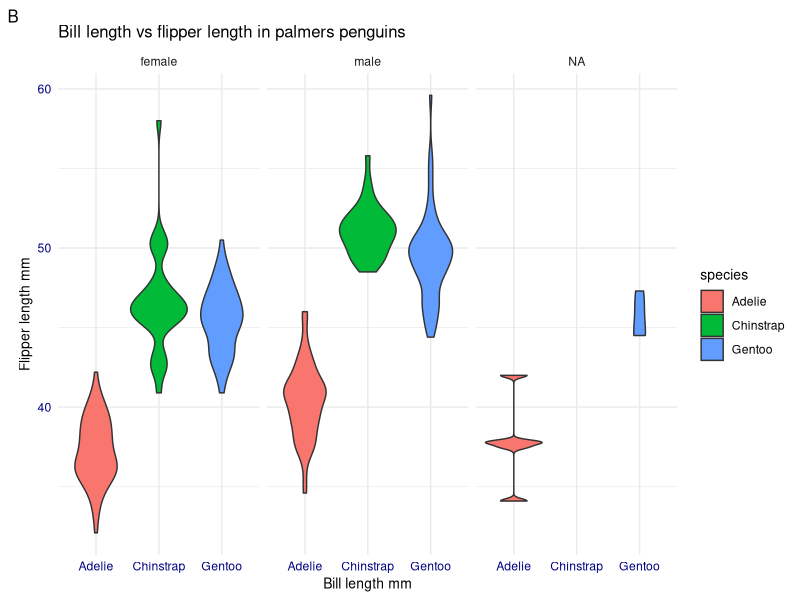
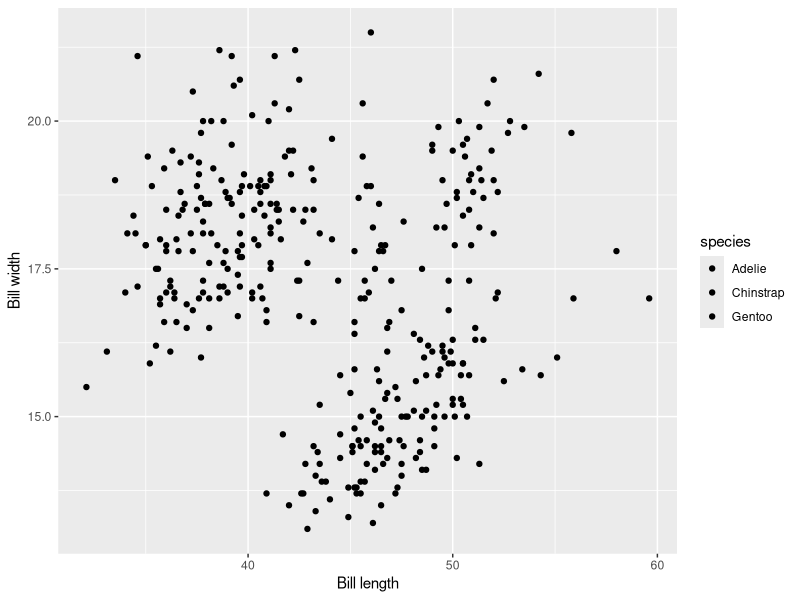
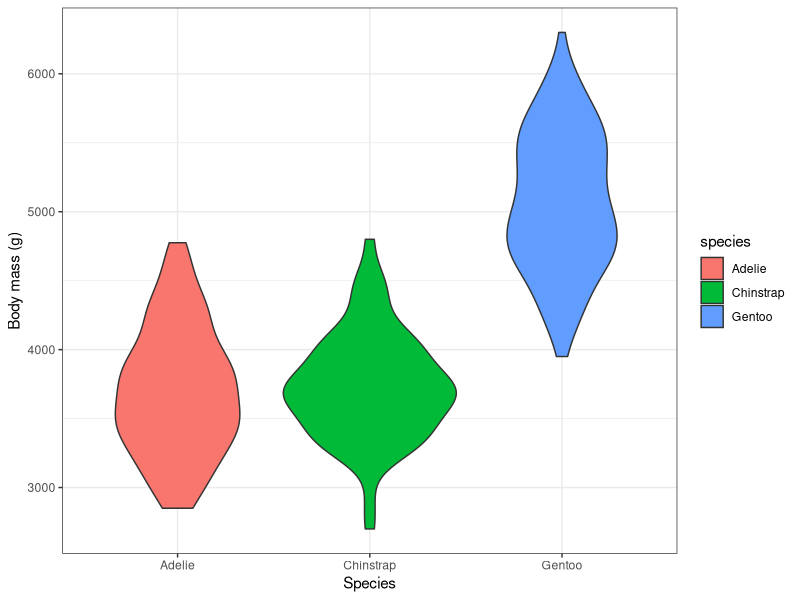
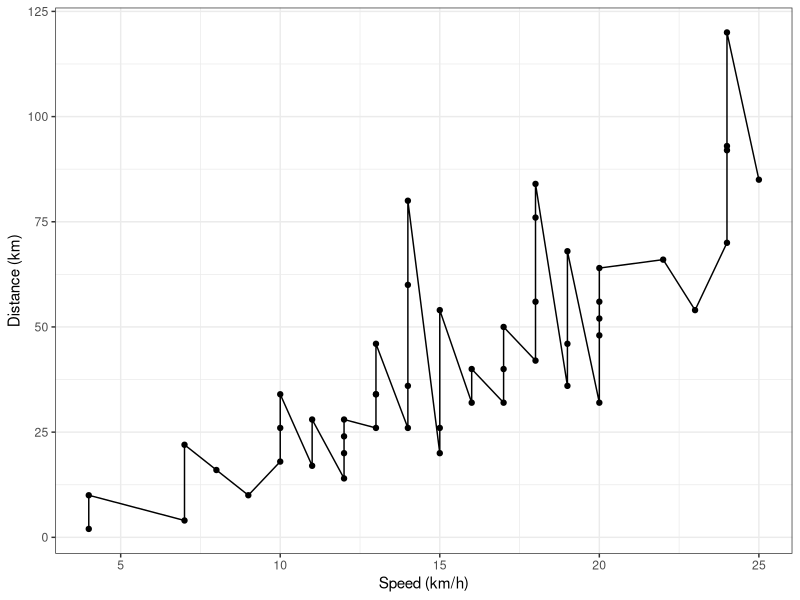

Source code (R) for these figures, in order:
library(palmerpenguins)
library(tidyverse)
ggplot(penguins, aes(x = species, y = bill_length_mm, fill = species)) + 
  geom_violin() + 
  scale_color_viridis_d() +
  labs(
    x = "Bill length mm",
    y = "Flipper length mm",
    title = "Bill length vs flipper length in palmers penguins",
    tag = "B"
  ) +
  facet_wrap(facets = vars(sex)) +
  theme_minimal() +
  theme(title = element_text(size = 10),
        axis.title = element_text(size = 10),
        axis.text = element_text(colour = "navy"))

ggplot(penguins, aes(x = bill_length_mm, y = bill_depth_mm, fill = species)) +
  geom_point() +
  labs(x = "Bill length", y = "Bill width")

## Mean of body mass in adelie
filter(penguins, species == "Adelie") |> 
  group_by(sex) |>
  summarise(mean_body_mass = mean(body_mass_g))

ggplot(penguins, aes(x = species, y = body_mass_g, fill = species)) +
  geom_violin() + 
  theme_bw() + 
  labs( 
    x = "Species",
    y = "Body mass (g)")

library(car)
ggplot(cars, aes(x = speed, y = dist)) +
  geom_point() +
  geom_line() +
  theme_bw() + 
  labs(
    x = "Speed (km/h)",
    y = "Distance (km)"
  )
